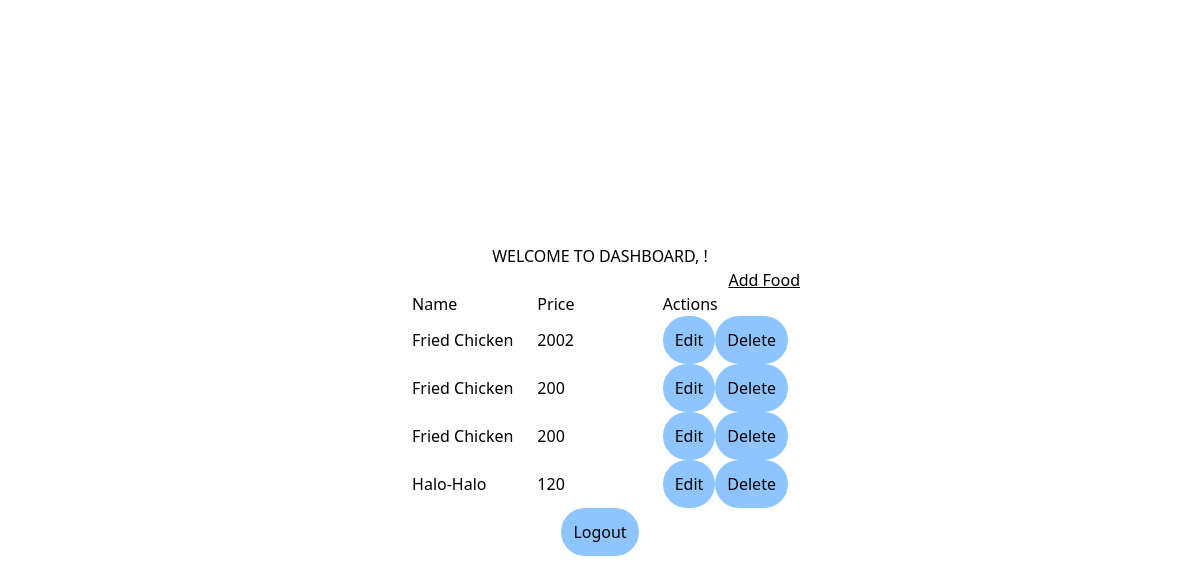
The app's page /admin (signed in), older data.
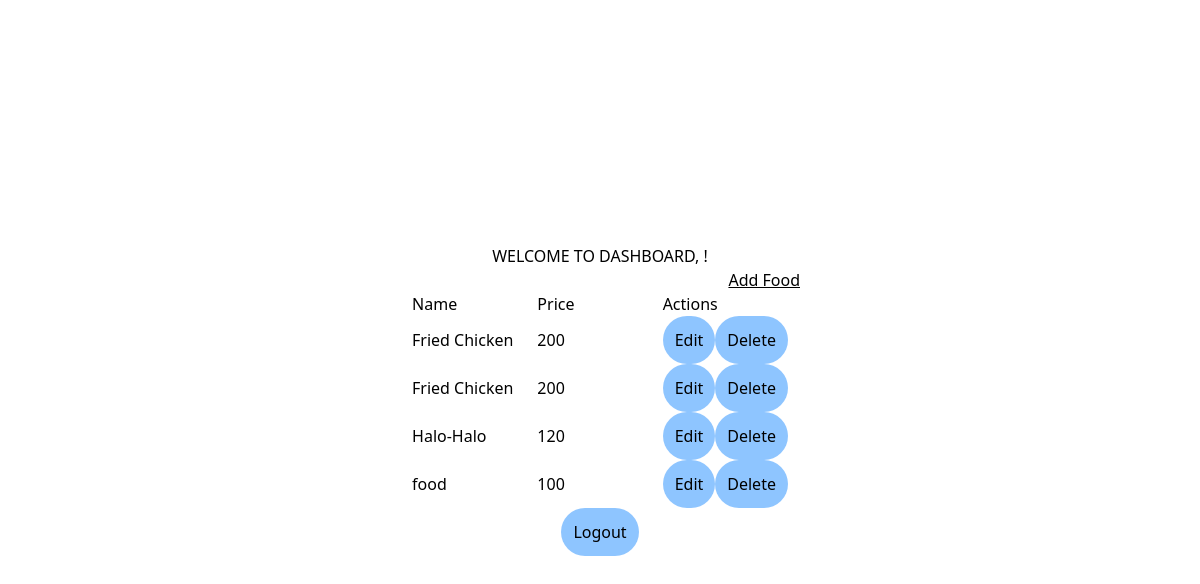
The same page, newer data.
### tables this page shows
CREATE TABLE food (
            foodId integer primary key autoincrement,
            foodName text,
            foodPrice decimal
        );

### app.py (the view)
@app.route('/admin')
def admin():
    foods = db.get_all_foods()
    return render_template('admin-dashboard.html', foods=foods)

### db.py (called while the page is built)
def connect():
    conn = sqlite3.connect(db)
    conn.row_factory = sqlite3.Row
    return conn

def get_all_foods():
    sql = 'select * from food'
    with connect() as conn:
        foods = conn.execute(sql).fetchall()
        foods = [dict(food) for food in foods]
        return foods

### templates/admin-dashboard.html (shortened to what this page needs)
<!DOCTYPE html>
<html lang="en">
<head>
    <link rel="stylesheet" href="{{url_for('static',filename='css/output.css')}}">
</head>
<body>
    <div class="w-screen h-screen flex flex-col justify-center items-center">
        <p>WELCOME TO DASHBOARD, !</p>
        <button onclick="window.location.href='/add-food'" class="underline w-1/3 text-right">Add Food</button>
        <table>
            <tr>
                <td class="w-1/3">Name</td>
                <td class="w-1/3">Price</td>
                <td class="w-1/3">Actions</td>
            </tr>
            {%for food in foods%}
                <tr>
                    <td>{{food['foodName']}}</td><td>{{food['foodPrice']}}</td>
                    <td class="flex ">
                        <form action="/edit-food">
                            <button type="submit" class="bg-blue-300 rounded-3xl p-3">Edit</button>
                        </form>
                        <form action="/delete-food" method="post">
                            <button onclick="ConfirmDelete(this)" class="bg-blue-300 rounded-3xl p-3">Delete</button>
                        </form>
                    </td>
                </tr>
            {%endfor%}
        </table>
        <form action="/logout" method="post">
            <button type="submit" class="bg-blue-300 rounded-3xl p-3">Logout</button>
        </form>
    </div>
</body>
</html>

Row changes from the older to the newer data that the page shows:
removed food: foodName "Fried Chicken", foodPrice "2002"
added food: foodName "food", foodPrice "100"
